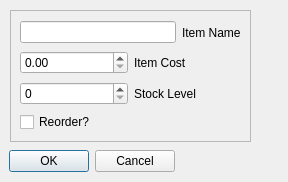
<?xml version="1.0" encoding="UTF-8"?>
<ui version="4.0">
 <class>EditItemDialog</class>
 <widget class="QDialog" name="EditItemDialog">
  <property name="geometry">
   <rect>
    <x>0</x>
    <y>0</y>
    <width>288</width>
    <height>182</height>
   </rect>
  </property>
  <property name="windowTitle">
   <string>Dialog</string>
  </property>
  <widget class="QFrame" name="frame">
   <property name="geometry">
    <rect>
     <x>10</x>
     <y>10</y>
     <width>241</width>
     <height>132</height>
    </rect>
   </property>
   <property name="frameShape">
    <enum>QFrame::StyledPanel</enum>
   </property>
   <property name="frameShadow">
    <enum>QFrame::Raised</enum>
   </property>
   <layout class="QVBoxLayout" name="verticalLayout">
    <item>
     <layout class="QHBoxLayout" name="horizontalLayout">
      <item>
       <widget class="QLineEdit" name="name"/>
      </item>
      <item>
       <widget class="QLabel" name="label">
        <property name="text">
         <string>Item Name</string>
        </property>
       </widget>
      </item>
     </layout>
    </item>
    <item>
     <layout class="QHBoxLayout" name="horizontalLayout_2">
      <item>
       <widget class="QDoubleSpinBox" name="unitCost"/>
      </item>
      <item>
       <widget class="QLabel" name="label_2">
        <property name="text">
         <string>Item Cost</string>
        </property>
       </widget>
      </item>
     </layout>
    </item>
    <item>
     <layout class="QHBoxLayout" name="horizontalLayout_3">
      <item>
       <widget class="QSpinBox" name="stockLevel"/>
      </item>
      <item>
       <widget class="QLabel" name="label_3">
        <property name="text">
         <string>Stock Level</string>
        </property>
       </widget>
      </item>
     </layout>
    </item>
    <item>
     <widget class="QCheckBox" name="reorder">
      <property name="text">
       <string>Reorder?</string>
      </property>
     </widget>
    </item>
   </layout>
  </widget>
  <widget class="QWidget" name="">
   <property name="geometry">
    <rect>
     <x>9</x>
     <y>149</y>
     <width>242</width>
     <height>24</height>
    </rect>
   </property>
   <layout class="QHBoxLayout" name="horizontalLayout_4">
    <item>
     <widget class="QDialogButtonBox" name="buttonBox">
      <property name="orientation">
       <enum>Qt::Horizontal</enum>
      </property>
      <property name="standardButtons">
       <set>QDialogButtonBox::Cancel|QDialogButtonBox::Ok</set>
      </property>
     </widget>
    </item>
    <item>
     <spacer name="horizontalSpacer">
      <property name="orientation">
       <enum>Qt::Horizontal</enum>
      </property>
      <property name="sizeHint" stdset="0">
       <size>
        <width>68</width>
        <height>20</height>
       </size>
      </property>
     </spacer>
    </item>
   </layout>
  </widget>
 </widget>
 <resources/>
 <connections>
  <connection>
   <sender>buttonBox</sender>
   <signal>accepted()</signal>
   <receiver>EditItemDialog</receiver>
   <slot>accept()</slot>
   <hints>
    <hint type="sourcelabel">
     <x>248</x>
     <y>254</y>
    </hint>
    <hint type="destinationlabel">
     <x>157</x>
     <y>274</y>
    </hint>
   </hints>
  </connection>
  <connection>
   <sender>buttonBox</sender>
   <signal>rejected()</signal>
   <receiver>EditItemDialog</receiver>
   <slot>reject()</slot>
   <hints>
    <hint type="sourcelabel">
     <x>316</x>
     <y>260</y>
    </hint>
    <hint type="destinationlabel">
     <x>286</x>
     <y>274</y>
    </hint>
   </hints>
  </connection>
 </connections>
</ui>
